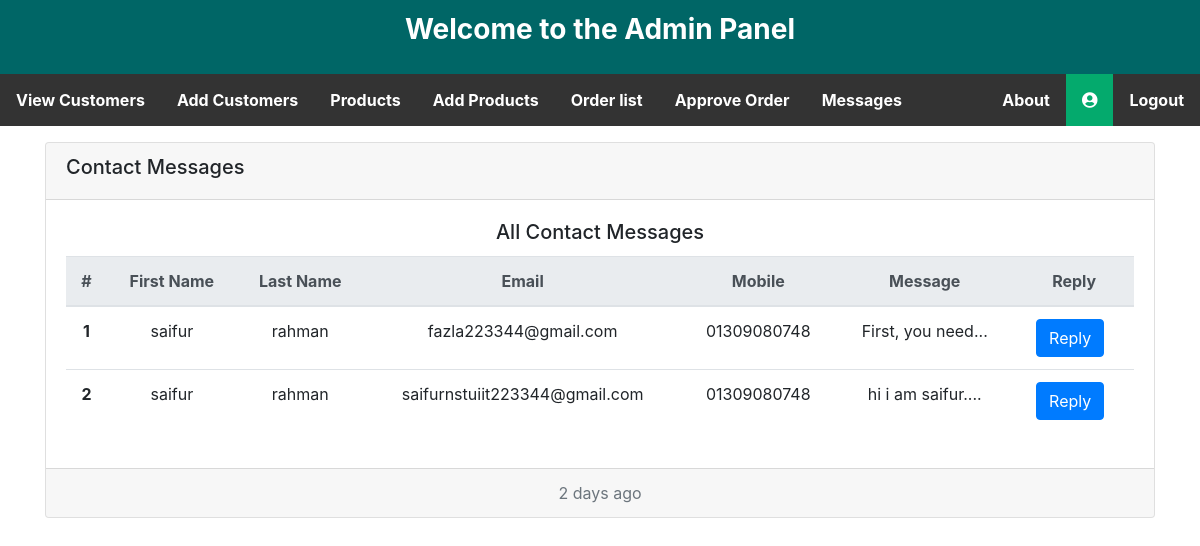
Page /admin/messages.php on the committed database.
### tables this page shows
CREATE TABLE `contact_messages` (
  `id` int(11) NOT NULL,
  `fname` varchar(50) NOT NULL,
  `lname` varchar(50) NOT NULL,
  `email` varchar(50) NOT NULL,
  `phone` varchar(11) NOT NULL,
  `message` varchar(2000) NOT NULL
);

### admin/messages.php (the view, shortened to what this page needs)
<?php
require_once('functions/function.php');
 ?>
<div class="col-md-12">
  <div class="container">
  <div class="card text-center">
  <div class="card-header">
    <h5 style="float: left;">Contact Messages</h5>
  </div>
  <div class="card-body">
    <h5 class="card-title">All Contact Messages</h5>
    <table class="table">
  <thead class="thead-light">
    <tr>
      <th scope="col">#</th>
      <th scope="col">First Name</th>
      <th scope="col">Last Name</th>
      <th scope="col">Email</th>
      <th scope="col">Mobile</th>
      <th scope="col">Message</th>
      <th scope="col">Reply</th>
    </tr>
  </thead>
  <tbody>
    <?php
    $i = 0;
        $sel="SELECT * FROM contact_messages ORDER BY id DESC";
        $Q=mysqli_query($con,$sel);
        while($data=mysqli_fetch_assoc($Q)){
    ?>
    <tr>
      <th scope="row"><?php echo ++$i; ?></th>
      <td><?= $data['fname']; ?></td>
      <td><?= $data['lname']; ?></td>
      <td><?= $data['email']; ?></td>
      <td><?= $data['phone']; ?></td>
      <td><?= substr($data['message'],0,15); ?>...</td>
      <td><a href="mailto:<?= $data['email'];?>?subject=E-Shopping%20Support%20Team" class="btn btn-primary mr-2">Reply</a></td>
    </tr>
    <?php } ?>
  </tbody>
</table>
  </div>
  <div class="card-footer text-muted">
    2 days ago
  </div>
</div>
</div>
  </div>

### admin/style.css (style rules this page uses)
* { margin:0px; padding:0px; outline:0px; }

### rows in the picture
contact_messages: fname "saifur", lname "rahman", email "fazla223344@gmail.com", phone "01309080748", message "First, you need"
contact_messages: fname "saifur", lname "rahman", email "saifurnstuiit223344@gmail.com", phone "01309080748", message "hi i am saifur."
